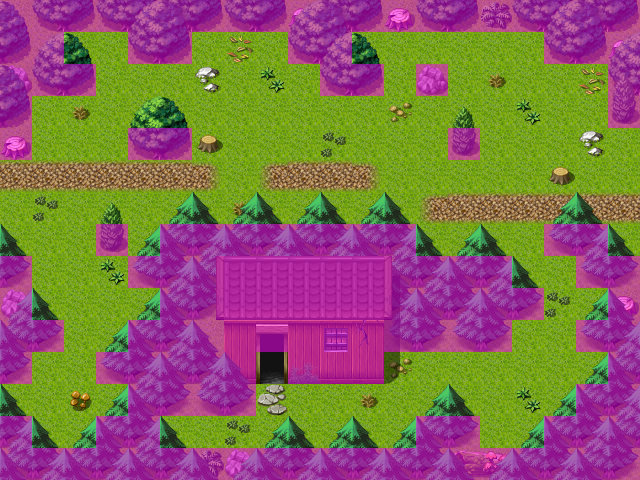

Tiled map render using the project's own tile images. Description and the map definition, with tile-layer contents summarised, below:
An orthogonal 20x15 tile map with 32x32 px tiles, 4 tile layers (Ground, Objects, Above, Walkable), 40 tilesets and 5 objects (3x mapchange, 2x spawn).

<map version="1.0" orientation="orthogonal" width="20" height="15" tilewidth="32" tileheight="32">
 <properties>
  <property name="outdoors" value="1" />
 </properties>
 <tileset firstgid="1" name="map_bed_1" tilewidth="32" tileheight="32">
  <image source="../drawable/map_bed_1.png" width="512" height="256" />
 </tileset>
 <tileset firstgid="129" name="map_border_1" tilewidth="32" tileheight="32">
  <image source="../drawable/map_border_1.png" width="512" height="256" />
 </tileset>
 <tileset firstgid="257" name="map_bridge_1" tilewidth="32" tileheight="32">
  <image source="../drawable/map_bridge_1.png" width="512" height="256" />
 </tileset>
 <tileset firstgid="385" name="map_broken_1" tilewidth="32" tileheight="32">
  <image source="../drawable/map_broken_1.png" width="512" height="256" />
 </tileset>
 <tileset firstgid="513" name="map_cavewall_1" tilewidth="32" tileheight="32">
  <image source="../drawable/map_cavewall_1.png" width="576" height="192" />
 </tileset>
 <tileset firstgid="621" name="map_cavewall_2" tilewidth="32" tileheight="32">
  <image source="../drawable/map_cavewall_2.png" width="576" height="192" />
 </tileset>
 <tileset firstgid="729" name="map_cavewall_3" tilewidth="32" tileheight="32">
  <image source="../drawable/map_cavewall_3.png" width="576" height="192" />
 </tileset>
 <tileset firstgid="837" name="map_chair_table_1" tilewidth="32" tileheight="32">
  <image source="../drawable/map_chair_table_1.png" width="512" height="256" />
 </tileset>
 <tileset firstgid="965" name="map_crate_1" tilewidth="32" tileheight="32">
  <image source="../drawable/map_crate_1.png" width="512" height="256" />
 </tileset>
 <tileset firstgid="1093" name="map_cupboard_1" tilewidth="32" tileheight="32">
  <image source="../drawable/map_cupboard_1.png" width="512" height="256" />
 </tileset>
 <tileset firstgid="1221" name="map_curtain_1" tilewidth="32" tileheight="32">
  <image source="../drawable/map_curtain_1.png" width="512" height="256" />
 </tileset>
 <tileset firstgid="1349" name="map_entrance_1" tilewidth="32" tileheight="32">
  <image source="../drawable/map_entrance_1.png" width="512" height="256" />
 </tileset>
 <tileset firstgid="1477" name="map_fence_1" tilewidth="32" tileheight="32">
  <image source="../drawable/map_fence_1.png" width="512" height="256" />
 </tileset>
 <tileset firstgid="1605" name="map_fence_2" tilewidth="32" tileheight="32">
  <image source="../drawable/map_fence_2.png" width="512" height="256" />
 </tileset>
 <tileset firstgid="1733" name="map_ground_1" tilewidth="32" tileheight="32">
  <image source="../drawable/map_ground_1.png" width="512" height="256" />
 </tileset>
 <tileset firstgid="1861" name="map_ground_2" tilewidth="32" tileheight="32">
  <image source="../drawable/map_ground_2.png" width="512" height="256" />
 </tileset>
 <tileset firstgid="1989" name="map_ground_3" tilewidth="32" tileheight="32">
  <image source="../drawable/map_ground_3.png" width="512" height="256" />
 </tileset>
 <tileset firstgid="2117" name="map_ground_4" tilewidth="32" tileheight="32">
  <image source="../drawable/map_ground_4.png" width="512" height="256" />
 </tileset>
 <tileset firstgid="2245" name="map_ground_5" tilewidth="32" tileheight="32">
  <image source="../drawable/map_ground_5.png" width="512" height="256" />
 </tileset>
 <tileset firstgid="2373" name="map_ground_6" tilewidth="32" tileheight="32">
  <image source="../drawable/map_ground_6.png" width="512" height="256" />
 </tileset>
 <tileset firstgid="2501" name="map_ground_7" tilewidth="32" tileheight="32">
  <image source="../drawable/map_ground_7.png" width="512" height="256" />
 </tileset>
 <tileset firstgid="2629" name="map_ground_8" tilewidth="32" tileheight="32">
  <image source="../drawable/map_ground_8.png" width="512" height="256" />
 </tileset>
 <tileset firstgid="2757" name="map_indoor_1" tilewidth="32" tileheight="32">
  <image source="../drawable/map_indoor_1.png" width="512" height="256" />
 </tileset>
 <tileset firstgid="2885" name="map_kitchen_1" tilewidth="32" tileheight="32">
  <image source="../drawable/map_kitchen_1.png" width="512" height="256" />
 </tileset>
 <tileset firstgid="3013" name="map_outdoor_1" tilewidth="32" tileheight="32">
  <image source="../drawable/map_outdoor_1.png" width="512" height="256" />
 </tileset>
 <tileset firstgid="3141" name="map_pillar_1" tilewidth="32" tileheight="32">
  <image source="../drawable/map_pillar_1.png" width="512" height="256" />
 </tileset>
 <tileset firstgid="3269" name="map_plant_1" tilewidth="32" tileheight="32">
  <image source="../drawable/map_plant_1.png" width="512" height="256" />
 </tileset>
 <tileset firstgid="3397" name="map_rock_1" tilewidth="32" tileheight="32">
  <image source="../drawable/map_rock_1.png" width="512" height="256" />
 </tileset>
 <tileset firstgid="3525" name="map_roof_1" tilewidth="32" tileheight="32">
  <image source="../drawable/map_roof_1.png" width="512" height="256" />
 </tileset>
 <tileset firstgid="3653" name="map_roof_2" tilewidth="32" tileheight="32">
  <image source="../drawable/map_roof_2.png" width="512" height="256" />
 </tileset>
 <tileset firstgid="3781" name="map_shop_1" tilewidth="32" tileheight="32">
  <image source="../drawable/map_shop_1.png" width="512" height="256" />
 </tileset>
 <tileset firstgid="3909" name="map_sign_ladder_1" tilewidth="32" tileheight="32">
  <image source="../drawable/map_sign_ladder_1.png" width="512" height="256" />
 </tileset>
 <tileset firstgid="4037" name="map_table_1" tilewidth="32" tileheight="32">
  <image source="../drawable/map_table_1.png" width="512" height="256" />
 </tileset>
 <tileset firstgid="4165" name="map_trail_1" tilewidth="32" tileheight="32">
  <image source="../drawable/map_trail_1.png" width="512" height="256" />
 </tileset>
 <tileset firstgid="4293" name="map_tree_1" tilewidth="32" tileheight="32">
  <image source="../drawable/map_tree_1.png" width="512" height="256" />
 </tileset>
 <tileset firstgid="4421" name="map_wall_1" tilewidth="32" tileheight="32">
  <image source="../drawable/map_wall_1.png" width="512" height="256" />
 </tileset>
 <tileset firstgid="4549" name="map_wall_2" tilewidth="32" tileheight="32">
  <image source="../drawable/map_wall_2.png" width="480" height="256" />
 </tileset>
 <tileset firstgid="4669" name="map_wall_3" tilewidth="32" tileheight="32">
  <image source="../drawable/map_wall_3.png" width="480" height="256" />
 </tileset>
 <tileset firstgid="4789" name="map_window_1" tilewidth="32" tileheight="32">
  <image source="../drawable/map_window_1.png" width="512" height="256" />
 </tileset>
 <tileset firstgid="4917" name="map_window_2" tilewidth="32" tileheight="32">
  <image source="../drawable/map_window_2.png" width="512" height="256" />
 </tileset>
 <layer name="Ground" width="20" height="15">
  <data>[300 cells, 300 non-empty, 8 distinct tile ids]</data>
 </layer>
 <layer name="Objects" width="20" height="15">
  <data>[300 cells, 158 non-empty, 28 distinct tile ids]</data>
 </layer>
 <layer name="Above" width="20" height="15">
  <data>[300 cells, 63 non-empty, 11 distinct tile ids]</data>
 </layer>
 <layer name="Walkable" width="20" height="15">
  <data>[300 cells, 142 non-empty, 1 distinct tile ids]</data>
 </layer>
 <objectgroup name="Mapevents" visible="0">
  <object name="west" type="mapchange" x="0" y="160" width="32" height="96">
   <properties>
    <property name="map" value="wild14" />
    <property name="place" value="east" />
   </properties>
  </object>
  <object name="east" type="mapchange" x="608" y="128" width="32" height="128">
   <properties>
    <property name="map" value="road1" />
    <property name="place" value="west" />
   </properties>
  </object>
  </objectgroup>
 <objectgroup name="Spawn" visible="0">
  <!-- 2 objects omitted --></objectgroup>
 <objectgroup name="Keys" visible="0" />
</map>
<!-- 3 of 5 objects omitted -->
